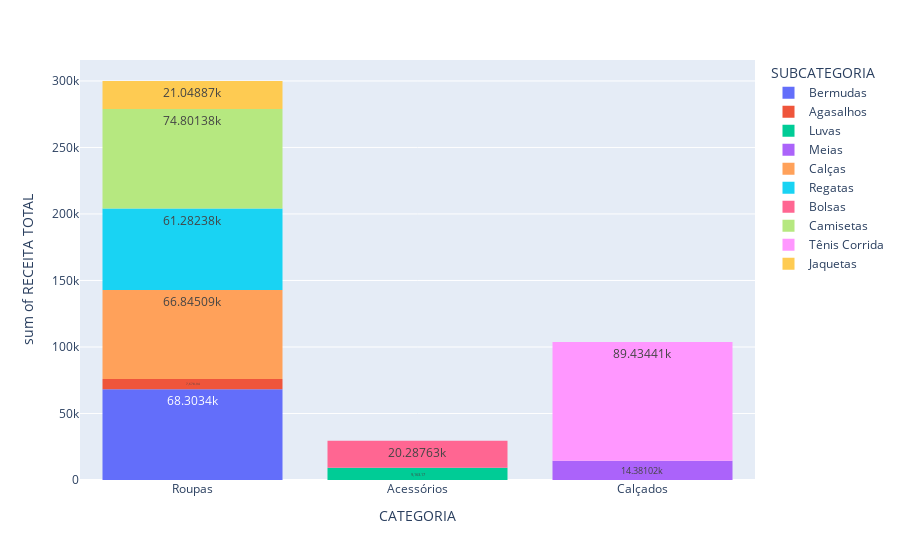

Notebook code cell kept with this figure:
### Code cell
px.histogram(ex, x = "CATEGORIA", y = "RECEITA TOTAL", text_auto = True, color = "SUBCATEGORIA")

### Figure 1 — Plotly figure (JSON) as saved in the notebook; plotly's stock layout.template omitted (floating-point values rounded to 4 significant figures; data arrays with more than 128 entries replaced by an {"elided": "..."} marker saying what was removed)
{"data": [{"alignmentgroup": "True", "bingroup": "x", "histfunc": "sum", "hovertemplate": "SUBCATEGORIA=Bermudas<br>CATEGORIA=%{x}<br>sum of RECEITA TOTAL=%{y}<extra></extra>", "legendgroup": "Bermudas", "marker": {"color": "#636efa", "pattern": {"shape": ""}}, "name": "Bermudas", "offsetgroup": "Bermudas", "orientation": "v", "showlegend": true, "texttemplate": "%{value}", "type": "histogram", "x": {"elided": "287 str values"}, "xaxis": "x", "y": {"elided": "287 float values"}, "yaxis": "y"}, {"alignmentgroup": "True", "bingroup": "x", "histfunc": "sum", "hovertemplate": "SUBCATEGORIA=Agasalhos<br>CATEGORIA=%{x}<br>sum of RECEITA TOTAL=%{y}<extra></extra>", "legendgroup": "Agasalhos", "marker": {"color": "#EF553B", "pattern": {"shape": ""}}, "name": "Agasalhos", "offsetgroup": "Agasalhos", "orientation": "v", "showlegend": true, "texttemplate": "%{value}", "type": "histogram", "x": ["Roupas", "Roupas", "Roupas", "Roupas", "Roupas", "Roupas", "Roupas", "Roupas", "Roupas", "Roupas", "Roupas", "Roupas", "Roupas", "Roupas", "Roupas", "Roupas", "Roupas", "Roupas", "Roupas", "Roupas", "Roupas", "Roupas", "Roupas", "Roupas", "Roupas", "Roupas", "Roupas", "Roupas", "Roupas", "Roupas", "Roupas", "Roupas", "Roupas", "Roupas", "Roupas", "Roupas", "Roupas", "Roupas", "Roupas", "Roupas", "Roupas", "Roupas", "Roupas", "Roupas", "Roupas", "Roupas", "Roupas", "Roupas", "Roupas", "Roupas", "Roupas", "Roupas", "Roupas", "Roupas", "Roupas", "Roupas", "Roupas", "Roupas", "Roupas", "Roupas", "Roupas", "Roupas", "Roupas", "Roupas", "Roupas", "Roupas", "Roupas", "Roupas", "Roupas", "Roupas", "Roupas", "Roupas", "Roupas", "Roupas", "Roupas", "Roupas", "Roupas", "Roupas", "Roupas"], "xaxis": "x", "y": [89.99, 59.99, 59.99, 89.99, 59.99, 89.99, 180.0, 180.0, 120.0, 180.0, 59.99, 59.99, 89.99, 89.99, 180.0, 180.0, 59.99, 59.99, 89.99, 120.0, 120.0, 120.0, 120.0, 89.99, 59.99, 59.99, 59.99, 89.99, 59.99, 59.99, 89.99, 59.99, 180.0, 59.99, 59.99, 120.0, 59.99, 89.99, 89.99, 59.99, 89.99, 89.99, 89.99, 59.99, 89.99, 59.99, 120.0, 89.99, 89.99, 59.99, 89.99, 59.99, 180.0, 180.0, 59.99, 89.99, 89.99, 59.99, 59.99, 89.99, 120.0, 59.99, 59.99, 360.0, 59.99, 89.99, 120.0, 59.99, 180.0, 120.0, 59.99, 89.99, 59.99, 59.99, 59.99, 89.99, 180.0, 180.0, 59.99], "yaxis": "y"}, {"alignmentgroup": "True", "bingroup": "x", "histfunc": "sum", "hovertemplate": "SUBCATEGORIA=Luvas<br>CATEGORIA=%{x}<br>sum of RECEITA TOTAL=%{y}<extra></extra>", "legendgroup": "Luvas", "marker": {"color": "#00cc96", "pattern": {"shape": ""}}, "name": "Luvas", "offsetgroup": "Luvas", "orientation": "v", "showlegend": true, "texttemplate": "%{value}", "type": "histogram", "visible": true, "x": ["Acessórios", "Acessórios", "Acessórios", "Acessórios", "Acessórios", "Acessórios", "Acessórios", "Acessórios", "Acessórios", "Acessórios", "Acessórios", "Acessórios", "Acessórios", "Acessórios", "Acessórios", "Acessórios", "Acessórios", "Acessórios", "Acessórios", "Acessórios", "Acessórios", "Acessórios", "Acessórios", "Acessórios", "Acessórios", "Acessórios", "Acessórios", "Acessórios", "Acessórios", "Acessórios", "Acessórios", "Acessórios", "Acessórios", "Acessórios", "Acessórios", "Acessórios", "Acessórios", "Acessórios", "Acessórios", "Acessórios", "Acessórios", "Acessórios", "Acessórios", "Acessórios", "Acessórios", "Acessórios", "Acessórios", "Acessórios", "Acessórios", "Acessórios", "Acessórios", "Acessórios", "Acessórios", "Acessórios", "Acessórios", "Acessórios", "Acessórios", "Acessórios", "Acessórios", "Acessórios", "Acessórios", "Acessórios", "Acessórios", "Acessórios", "Acessórios", "Acessórios", "Acessórios", "Acessórios", "Acessórios", "Acessórios", "Acessórios", "Acessórios", "Acessórios", "Acessórios", "Acessórios", "Acessórios", "Acessórios", "Acessórios", "Acessórios", "Acessórios", "Acessórios", "Acessórios", "Acessórios", "Acessórios", "Acessórios", "Acessórios", "Acessórios", "Acessórios", "Acessórios", "Acessórios", "Acessórios", "Acessórios", "Acessórios", "Acessórios", "Acessórios", "Acessórios", "Acessórios", "Acessórios", "Acessórios", "Acessórios", "Acessórios", "Acessórios", "Acessórios", "Acessórios", "Acessórios", "Acessórios", "Acessórios", "Acessórios", "Acessórios", "Acessórios"], "xaxis": "x", "y": [54.99, 110.0, 138.0, 54.99, 91.98, 45.99, 54.99, 54.99, 54.99, 91.98, 54.99, 165.0, 54.99, 110.0, 45.99, 91.98, 54.99, 110.0, 45.99, 45.99, 45.99, 110.0, 54.99, 45.99, 54.99, 184.0, 45.99, 45.99, 45.99, 54.99, 45.99, 45.99, 54.99, 54.99, 54.99, 91.98, 110.0, 91.98, 138.0, 165.0, 45.99, 110.0, 45.99, 110.0, 110.0, 91.98, 45.99, 91.98, 165.0, 45.99, 91.98, 54.99, 54.99, 110.0, 54.99, 54.99, 54.99, 91.98, 54.99, 54.99, 91.98, 110.0, 54.99, 54.99, 54.99, 45.99, 165.0, 165.0, 138.0, 45.99, 91.98, 91.98, 45.99, 45.99, 54.99, 91.98, 54.99, 54.99, 110.0, 138.0, 45.99, 54.99, 551.9, 138.0, 45.99, 138.0, 45.99, 54.99, 45.99, 54.99, 54.99, 54.99, 110.0, 184.0, 91.98, 54.99, 54.99, 45.99, 138.0, 138.0, 54.99, 45.99, 165.0, 54.99, 45.99, 110.0, 110.0, 45.99, 45.99, 54.99], "yaxis": "y"}, {"alignmentgroup": "True", "bingroup": "x", "histfunc": "sum", "hovertemplate": "SUBCATEGORIA=Meias<br>CATEGORIA=%{x}<br>sum of RECEITA TOTAL=%{y}<extra></extra>", "legendgroup": "Meias", "marker": {"color": "#ab63fa", "pattern": {"shape": ""}}, "name": "Meias", "offsetgroup": "Meias", "orientation": "v", "showlegend": true, "texttemplate": "%{value}", "type": "histogram", "x": {"elided": "155 str values"}, "xaxis": "x", "y": {"elided": "155 float values"}, "yaxis": "y"}, {"alignmentgroup": "True", "bingroup": "x", "histfunc": "sum", "hovertemplate": "SUBCATEGORIA=Calças<br>CATEGORIA=%{x}<br>sum of RECEITA TOTAL=%{y}<extra></extra>", "legendgroup": "Calças", "marker": {"color": "#FFA15A", "pattern": {"shape": ""}}, "name": "Calças", "offsetgroup": "Calças", "orientation": "v", "showlegend": true, "texttemplate": "%{value}", "type": "histogram", "x": {"elided": "215 str values"}, "xaxis": "x", "y": {"elided": "215 float values"}, "yaxis": "y"}, {"alignmentgroup": "True", "bingroup": "x", "histfunc": "sum", "hovertemplate": "SUBCATEGORIA=Regatas<br>CATEGORIA=%{x}<br>sum of RECEITA TOTAL=%{y}<extra></extra>", "legendgroup": "Regatas", "marker": {"color": "#19d3f3", "pattern": {"shape": ""}}, "name": "Regatas", "offsetgroup": "Regatas", "orientation": "v", "showlegend": true, "texttemplate": "%{value}", "type": "histogram", "x": {"elided": "290 str values"}, "xaxis": "x", "y": {"elided": "290 float values"}, "yaxis": "y"}, {"alignmentgroup": "True", "bingroup": "x", "histfunc": "sum", "hovertemplate": "SUBCATEGORIA=Bolsas<br>CATEGORIA=%{x}<br>sum of RECEITA TOTAL=%{y}<extra></extra>", "legendgroup": "Bolsas", "marker": {"color": "#FF6692", "pattern": {"shape": ""}}, "name": "Bolsas", "offsetgroup": "Bolsas", "orientation": "v", "showlegend": true, "texttemplate": "%{value}", "type": "histogram", "x": {"elided": "131 str values"}, "xaxis": "x", "y": {"elided": "131 float values"}, "yaxis": "y"}, {"alignmentgroup": "True", "bingroup": "x", "histfunc": "sum", "hovertemplate": "SUBCATEGORIA=Camisetas<br>CATEGORIA=%{x}<br>sum of RECEITA TOTAL=%{y}<extra></extra>", "legendgroup": "Camisetas", "marker": {"color": "#B6E880", "pattern": {"shape": ""}}, "name": "Camisetas", "offsetgroup": "Camisetas", "orientation": "v", "showlegend": true, "texttemplate": "%{value}", "type": "histogram", "x": {"elided": "365 str values"}, "xaxis": "x", "y": {"elided": "365 float values"}, "yaxis": "y"}, {"alignmentgroup": "True", "bingroup": "x", "histfunc": "sum", "hovertemplate": "SUBCATEGORIA=Tênis Corrida<br>CATEGORIA=%{x}<br>sum of RECEITA TOTAL=%{y}<extra></extra>", "legendgroup": "Tênis Corrida", "marker": {"color": "#FF97FF", "pattern": {"shape": ""}}, "name": "Tênis Corrida", "offsetgroup": "Tênis Corrida", "orientation": "v", "showlegend": true, "texttemplate": "%{value}", "type": "histogram", "x": {"elided": "258 str values"}, "xaxis": "x", "y": {"elided": "258 float values"}, "yaxis": "y"}, {"alignmentgroup": "True", "bingroup": "x", "histfunc": "sum", "hovertemplate": "SUBCATEGORIA=Jaquetas<br>CATEGORIA=%{x}<br>sum of RECEITA TOTAL=%{y}<extra></extra>", "legendgroup": "Jaquetas", "marker": {"color": "#FECB52", "pattern": {"shape": ""}}, "name": "Jaquetas", "offsetgroup": "Jaquetas", "orientation": "v", "showlegend": true, "texttemplate": "%{value}", "type": "histogram", "x": ["Roupas", "Roupas", "Roupas", "Roupas", "Roupas", "Roupas", "Roupas", "Roupas", "Roupas", "Roupas", "Roupas", "Roupas", "Roupas", "Roupas", "Roupas", "Roupas", "Roupas", "Roupas", "Roupas", "Roupas", "Roupas", "Roupas", "Roupas", "Roupas", "Roupas", "Roupas", "Roupas", "Roupas", "Roupas", "Roupas", "Roupas", "Roupas", "Roupas", "Roupas", "Roupas", "Roupas", "Roupas", "Roupas", "Roupas", "Roupas", "Roupas", "Roupas", "Roupas", "Roupas", "Roupas", "Roupas", "Roupas", "Roupas", "Roupas", "Roupas", "Roupas", "Roupas", "Roupas", "Roupas", "Roupas", "Roupas", "Roupas", "Roupas", "Roupas", "Roupas", "Roupas", "Roupas", "Roupas", "Roupas", "Roupas", "Roupas", "Roupas", "Roupas", "Roupas", "Roupas", "Roupas", "Roupas", "Roupas", "Roupas", "Roupas", "Roupas", "Roupas", "Roupas", "Roupas", "Roupas", "Roupas", "Roupas", "Roupas", "Roupas", "Roupas", "Roupas", "Roupas", "Roupas", "Roupas", "Roupas", "Roupas", "Roupas", "Roupas"], "xaxis": "x", "y": [190.0, 140.0, 140.0, 190.0, 140.0, 140.0, 210.0, 380.0, 140.0, 210.0, 210.0, 190.0, 210.0, 210.0, 190.0, 140.0, 190.0, 140.0, 210.0, 190.0, 190.0, 190.0, 140.0, 190.0, 630.0, 380.0, 140.0, 380.0, 210.0, 210.0, 190.0, 210.0, 190.0, 190.0, 140.0, 420.0, 190.0, 190.0, 210.0, 190.0, 190.0, 630.0, 210.0, 210.0, 190.0, 210.0, 420.0, 190.0, 210.0, 210.0, 380.0, 190.0, 190.0, 380.0, 210.0, 190.0, 140.0, 140.0, 420.0, 190.0, 190.0, 380.0, 210.0, 140.0, 570.0, 190.0, 210.0, 190.0, 140.0, 210.0, 190.0, 210.0, 420.0, 140.0, 190.0, 140.0, 280.0, 190.0, 210.0, 210.0, 140.0, 190.0, 380.0, 190.0, 140.0, 140.0, 210.0, 210.0, 420.0, 190.0, 190.0, 210.0, 190.0], "yaxis": "y"}], "layout": {"autosize": true, "barmode": "relative", "legend": {"title": {"text": "SUBCATEGORIA"}, "tracegroupgap": 0}, "margin": {"t": 60}, "xaxis": {"anchor": "y", "autorange": true, "domain": [0, 1], "range": [-0.5, 2.5], "title": {"text": "CATEGORIA"}, "type": "category"}, "yaxis": {"anchor": "x", "autorange": true, "domain": [0, 1], "range": [0, 315700.0], "title": {"text": "sum of RECEITA TOTAL"}, "type": "linear"}}}
